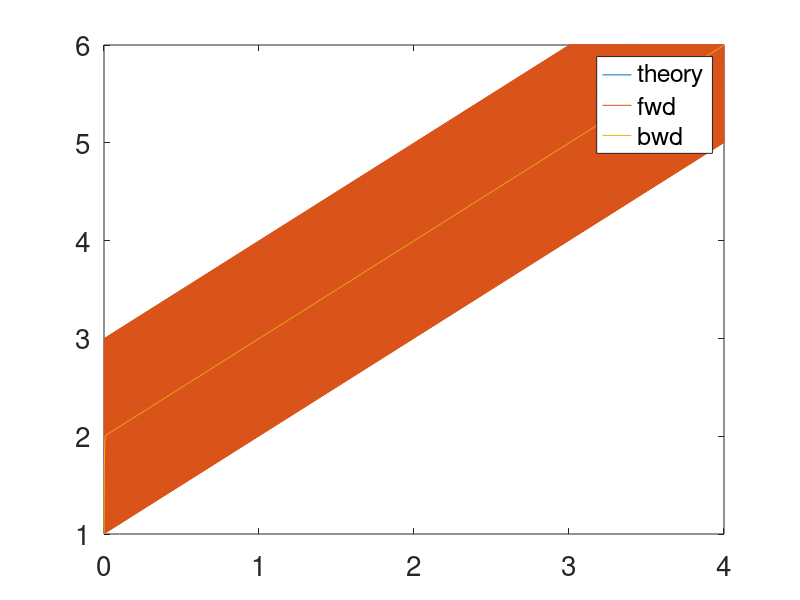

The MATLAB script that drew this image:
%% Handling multiple time scales (ODE stiffness, book example from Gear's paper)
% dy/dx=-alpha*(y=F(t))+F'(t)
% y(t)=(y0-F(0))exp(-alpha*t)+F(t)
y0=1;
alpha=1000;
figure;

tsmin=0;
tsmax=4;
dts=0.002;
ts=tsmin:dts:tsmax;
ybar=(y0-2)*exp(-alpha*ts)+ts+2;
Ns=numel(ts);

plot(ts,ybar);
hold on;

yfwds=zeros(1,Ns);
yfwds(1)=y0;
ybwds=zeros(1,Ns);
ybwds(1)=y0;
for n=2:Ns
    yfwds(n)=yfwds(n-1)+dts*(-1000*(yfwds(n-1)-ts(n-1)-2)+1);
    ybwds(n)=(ybwds(n-1)+1000*ts(n-1)*dts+2001*dts)/(1+1000*dts);    
end %for
plot(ts,yfwds);
plot(ts,ybwds);
axis([0 4 1 6]);
set(gca,'FontSize',20);
legend('theory','fwd','bwd')


